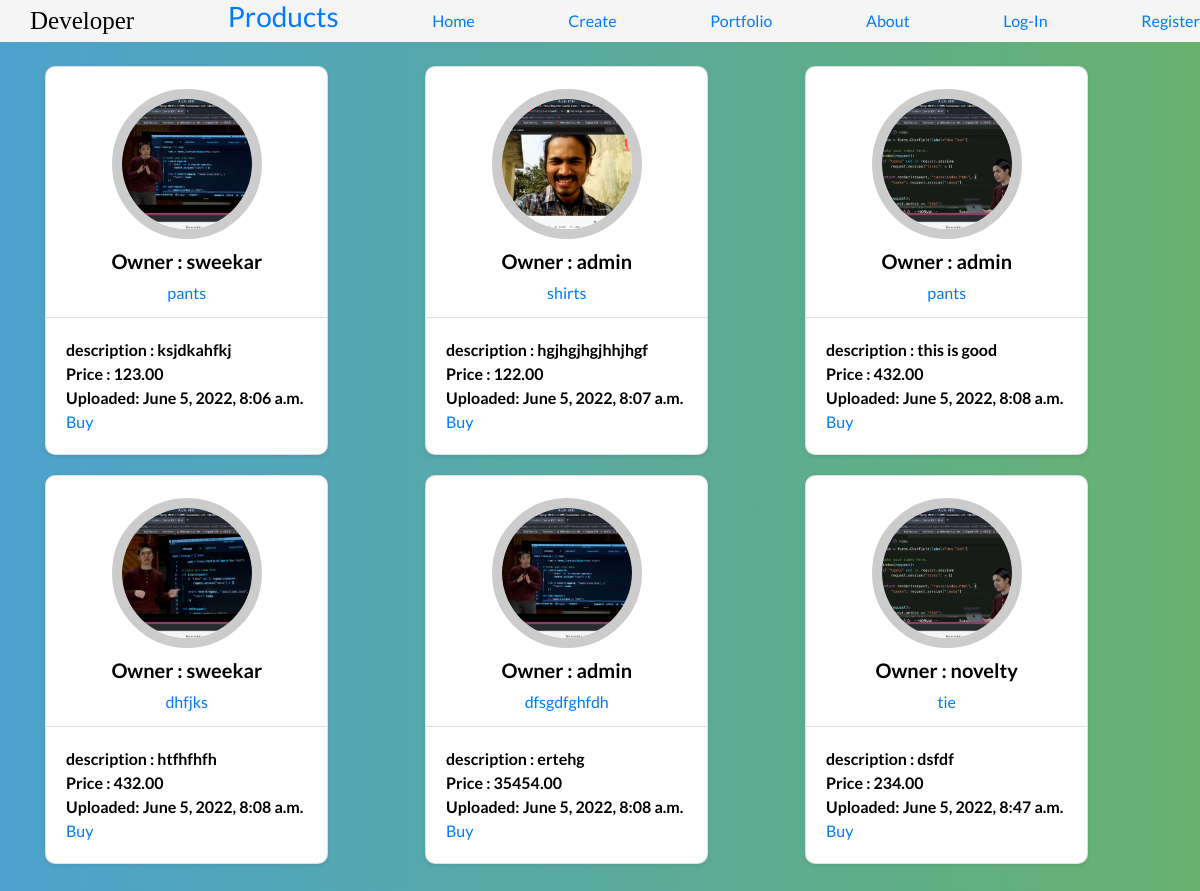
Screenshot of /products/ with the database file from the repository.
### products/models.py (models this page shows, shortened)
class Product(models.Model):
	user = models.ForeignKey(settings.AUTH_USER_MODEL,on_delete=models.CASCADE)
	title = models.CharField(max_length=200)
	image = models.ImageField(upload_to = upload_to_product)
	description = models.TextField(blank = True,null = True)
	price = models.DecimalField(decimal_places=2,max_digits=10000)
	summary = models.TextField(blank=False,null=False)
	featured = models.BooleanField(default=False)
	updated = models.DateTimeField(auto_now=True)
	timestamp = models.DateTimeField(auto_now_add=True)
	def get_absolute_url(self):
		return f"product/{self.id}/"

### products/views.py (the view)
# urls.py: path("",views.product_list_view,name="list"),
def product_list_view(request,*args,**kwargs):
	queryset = Product.objects.all()
	print(request.user)
	context = {
		"objects" : queryset
	}
	return render(request,"products/productsgeneral.html",context)

### products/templates/products/productsgeneral.html (shortened to what this page needs)
{% load static %}
<!DOCTYPE html>
<html>
<head>
<link rel='stylesheet' href='https://cdnjs.cloudflare.com/ajax/libs/twitter-bootstrap/4.1.3/css/bootstrap.min.css'>
<link rel='stylesheet' href='https://cdnjs.cloudflare.com/ajax/libs/font-awesome/5.12.1/css/all.min.css'>
<link rel="stylesheet" type="text/css" href="{% static 'products/css/style.css' %}">
</head>
<body>
<header class="header">
  <a href="{% url 'home' %}" class="logo">Developer</a>
  <a href="{% url 'list' %}">
  <h3> Products </h3>
</a>
{% if user.is_authenticated %}
  <nav class="nav-items">
    <a href="{% url 'home' %}">Home</a>
    <a href="{% url 'ownerlist' %}">Your Products</a>
    <a href="{% url 'list' %}">Products</a>
    <a href="{% url 'create' %}">Create</a>
    <a href="{% url 'portfolio' %}">Portfolio</a>
    <a href="{% url 'about' %}" id = "about_us">About</a>
{% else %}
    <a href="{% url 'home' %}">Home</a>
    <a href="{% url 'create' %}">Create</a>
    <a href="{% url 'portfolio' %}">Portfolio</a>
    <a href="{% url 'about' %}" id = "about_us">About</a>
    <a href="{% url 'login' %}">Log-In</a>
    <a href="{% url 'register' %}">Register</a>
{% endif %}
</header>
    <div class="student-profile py-4">
      <div class="container">
        <div class="row">
        {% for instance in objects %}
          <div class="col-lg-4">
            <div class="card shadow-sm">
              <div class="card-header bg-transparent text-center">
                <a href="{{instance.image.url}}">
                  <img class="profile_img" src="{{instance.image.url}}" / >
                </a>
                <h3>Owner : {{instance.user}}</h3>
                <a href="{{instance.get_absolute_url}}">{{instance.title}}</a>
              </div>
              <div class="card-body">
                <p class="mb-0"><strong class="pr-1">description : {{instance.description}}</strong></p>
                <p class="mb-0"><strong class="pr-1">Price : {{instance.price}}</strong></p>
                <p class="mb-0"><strong class="pr-1">Uploaded: {{instance.timestamp}}</strong></p>
                <a href="{% url 'detail' instance.id %}">Buy</a>
              </div>
            </div>
          </div>
         {% endfor %}
      </div>
    </div>
</body>
</html>

### products/static/products/css/style.css (style rules this page uses)
body { background: #67B26F; background: -webkit-linear-gradient(to right, #4ca2cd, #67B26F); background: linear-gradient(to right, #4ca2cd, #67B26F); padding: 0; margin: 0; font-family: 'Lato', sans-serif; color: #000; }
.header { display: flex; justify-content: space-between; align-items: center; background-color: #f5f5f5; }
.header .logo { font-size: 25px; font-family: 'Sriracha', cursive; color: #000; text-decoration: none; margin-left: 30px; }
.student-profile .card { border-radius: 10px; float: left; margin-right: 20px; margin-bottom: 20px; }
.student-profile .card .card-header .profile_img { width: 150px; height: 150px; object-fit: cover; margin: 10px auto; border: 10px solid #ccc; border-radius: 50%; float: center; }
.student-profile .card h3 { font-size: 20px; font-weight: 700; }
.student-profile .card p { font-size: 16px; color: #000; }

### rows the page displays
Product: image (picture), user "sweekar", title "pants", description "ksjdkahfkj", price "123.00", timestamp "June 5, 2022, 8:06 a.m."
Product: image (picture), user "admin", title "shirts", description "hgjhgjhgjhhjhgf", price "122.00", timestamp "June 5, 2022, 8:07 a.m."
Product: image (picture), user "admin", title "pants", description "this is good", price "432.00", timestamp "June 5, 2022, 8:08 a.m."
Product: image (picture), user "sweekar", title "dhfjks", description "htfhfhfh", price "432.00", timestamp "June 5, 2022, 8:08 a.m."
Product: image (picture), user "admin", title "dfsgdfghfdh", description "ertehg", price "35454.00", timestamp "June 5, 2022, 8:08 a.m."
Product: image (picture), user "novelty", title "tie", description "dsfdf", price "234.00", timestamp "June 5, 2022, 8:47 a.m."
